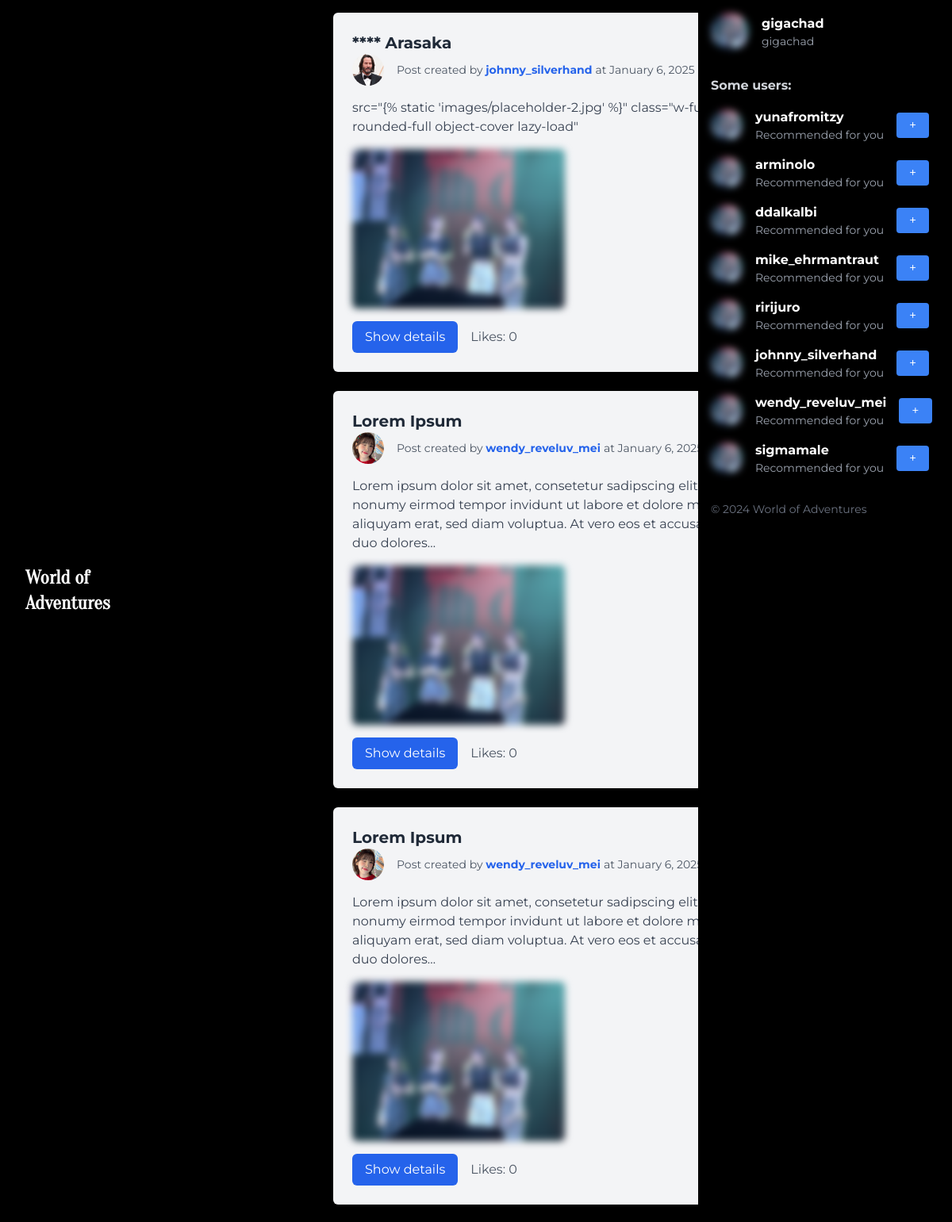
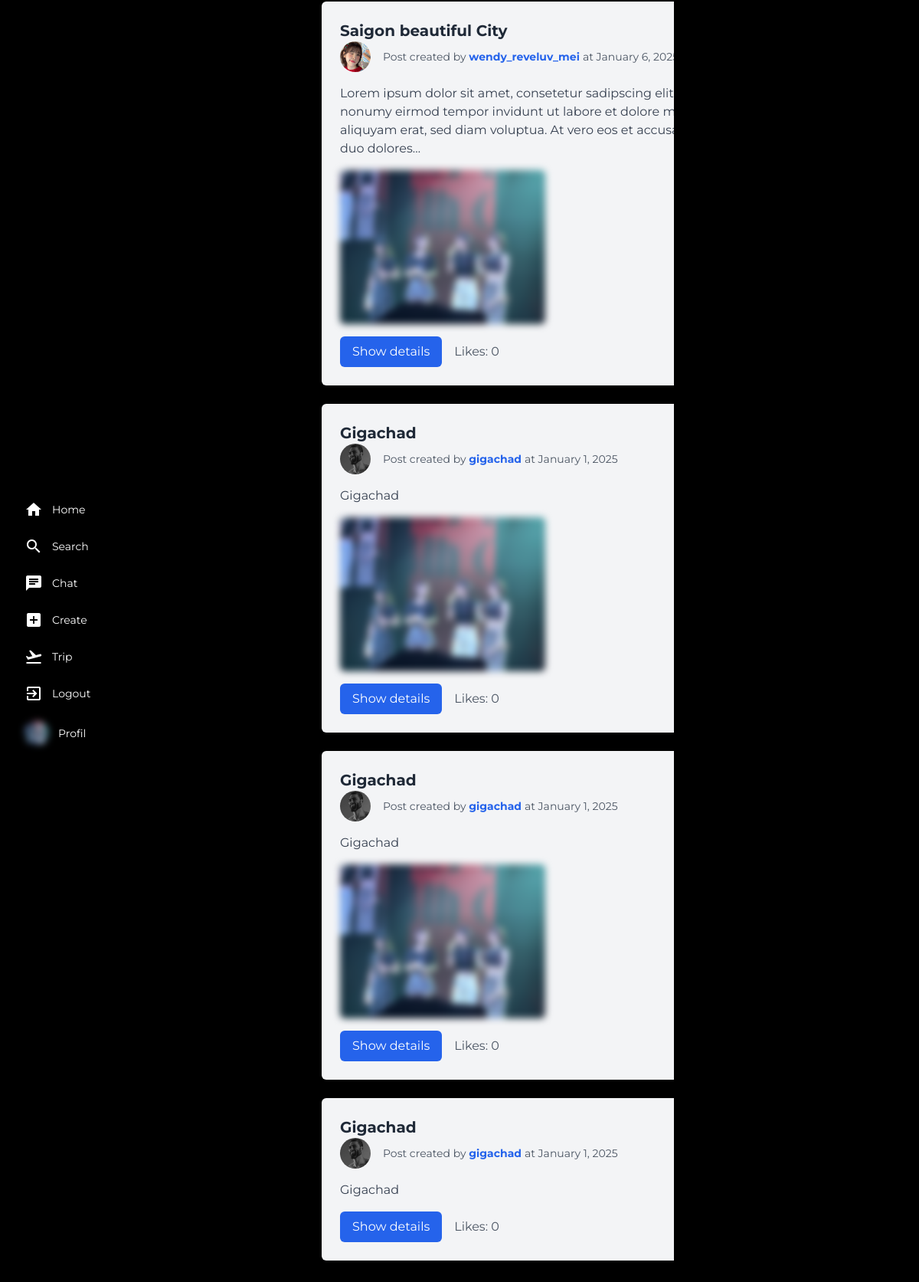
Page / (signed in) on the committed database (2 pictures, top to bottom).
### post/models.py (models this page shows, shortened)
class Post(models.Model):
    author = models.ForeignKey(
        CustomUser,  # User
        on_delete=models.CASCADE,  # If user delete post, everything will be deleted from the column
        related_name="posts"
    )
    title = models.CharField(max_length=256)
    content = models.TextField()
    tags = models.ManyToManyField(Tag, blank=True, related_name='posts')
    created_at = models.DateTimeField(auto_now_add=True)
    updated_at = models.DateTimeField(auto_now=True)

class Media(models.Model):
    post = models.ForeignKey(
        'Post',
        on_delete=models.CASCADE,
        related_name='media'
    )
    image = models.ImageField(upload_to='uploads/posts/images/', blank=True, null=True)
    video = models.FileField(upload_to='uploads/posts/videos/', blank=True,
                             null=True)

### authentication/models.py (models this page shows)
class CustomUser(AbstractUser):
    profile_image = models.ImageField(
        upload_to="uploads/profiles/", blank=True, null=True,
        default="uploads/profiles/gigachad.jpg"
    )
    is_moderator = models.BooleanField(default=False)
    bio = models.TextField(blank=True, null=True)  # Assume user wants to add a description like in reddit or instagram
    followers = models.ManyToManyField('self', related_name='following', symmetrical=False)
    def __str__(self):
        return self.username

### authentication/views.py (the view)
# urls.py: path("", landing_page, name="landing_page"),
def landing_page(request):
    posts = Post.objects.all().order_by('-created_at')
    context = {
        'posts': posts,
    }
    return render(request, 'landing_page.html', context)

### authentication/context_processors.py (called while the page is built)
def suggested_users_processor(request):
    if request.user.is_authenticated:
        suggested_users = CustomUser.objects.exclude(id=request.user.id).order_by('?')[:8]
    else:
        suggested_users = []
    return {'suggested_users': suggested_users}

### templates/landing_page.html (shortened to what this page needs)
{% extends 'assets/base.html' %}
{% load static %}
{% block content %}
    {% if request.user.is_authenticated %}
        <div class="max-w-[600px] w-full">
    {% for post in posts %}
    <div class="bg-gray-100 shadow-md rounded-md p-6 mb-6">
        <h2 class="text-xl font-bold text-gray-800">{{ post.title }}</h2>
        <div class="flex items-center space-x-4 mb-4">
            {% if post.author.profile_image %}
                <img src="{{ post.author.profile_image.url }}" alt="{{ post.author.username }}" class="w-10 h-10 rounded-full object-cover">
            {% else %}
                <img src="{% static 'images/placeholder.jpg' %}" alt="Default Profile" class="w-10 h-10 rounded-full object-cover">
            {% endif %}
            <p class="text-sm text-gray-600">
                Post created by
                <a href="/profile/{{ post.author.username }}" class="text-blue-600 font-semibold hover:underline">
                    {{ post.author }}
                </a>
                at {{ post.created_at|date:"F j, Y" }}
            </p>
        </div>
        <div class="mb-4 text-gray-700">
            {{ post.content|truncatechars:200 }}
        </div>
        {% if post.media.exists %}
        <div class="grid grid-cols-1 md:grid-cols-2 gap-4 mb-4">
            {% for media_item in post.media.all %}
                {% if media_item.image %}
                    <img src="{% static 'images/placeholder-2.jpg' %}"
                         data-src="{{ media_item.image.url }}" alt="Post Image" class="w-full h-auto rounded-md lazy-load">
                {% elif media_item.video %}
                    <video controls class="w-full rounded-md">
                        <source src="{{ media_item.video.url }}" type="video/mp4">
                        Your browser does not support the video tag.
                    </video>
                {% endif %}
            {% endfor %}
        </div>
        {% endif %}
        <div class="flex space-x-4 items-center">
            <a href="{% url 'post_detail' post.id %}" class="bg-blue-600 text-white px-4 py-2 rounded-md hover:bg-blue-700">
                Show details
            </a>
            <p class="text-gray-600">Likes: {{ post.likes.count }}</p>
        </div>
    </div>
    {% endfor %}
</div>
    {% endif %}
{% endblock %}

### templates/assets/base.html (shortened to what this page needs)
{% load static %}
<!doctype html>
<html lang="en">
<head>
    <link rel="stylesheet" href="{% static 'css/output.css' %}">
</head>
<body class="bg-gray-100 font-main">
    <main {% if request.user.is_authenticated %} class="flex h-screen bg-black text-white" {% endif %}>
        {% if request.user.is_authenticated %}
            <nav
                    class="bg-black fixed md:w-60 md:h-full bottom-0 md:bottom-auto md:fixed md:left-0 w-full md:p-4 p-2 flex md:flex-col justify-around items-center md:items-start text-sm"
                >
                    <div class="hidden md:block mb-6 text-2xl font-bold px-4 font-giga">
                        <a href="/">World of Adventures</a>
                    </div>
                    <ul class="flex md:flex-col w-full justify-evenly md:justify-start md:space-y-6">
                        <li>
                            <a href="/" class="flex items-center space-x-3 md:px-4 hover:text-gray-300">
                                <span class="material-icons">home</span>
                                <span class="hidden md:inline">Home</span>
                            </a>
                        </li>
                        <li>
                            <a href="/search" class="flex items-center space-x-3 md:px-4 hover:text-gray-300">
                                <span class="material-icons">search</span>
                                <span class="hidden md:inline">Search</span>
                            </a>
                        </li>
                        <li>
                            <a href="/chatlist/{{ request.user.username }}" class="flex items-center space-x-3 md:px-4 hover:text-gray-300">
                                <span class="material-icons">chat</span>
                                <span class="hidden md:inline">Chat</span>
                            </a>
                        </li>
                        <li>
                            <a href="{% url 'create_post' %}" class="flex items-center space-x-3 md:px-4 hover:text-gray-300">
                                <span class="material-icons">add_box</span>
                                <span class="hidden md:inline">Create</span>
                            </a>
                        </li>
                        <li>
                            <a href="/create" class="flex items-center space-x-3 md:px-4 hover:text-gray-300">
                                <span class="material-icons">flight_takeoff</span>
                                <span class="hidden md:inline">Trip</span>
                            </a>
                        </li>
                        <li>
                            <a href="{% url 'logout' %}" class="flex items-center space-x-3 md:px-4 hover:text-gray-300">
                                <span class="material-icons">exit_to_app</span>
                                <span class="hidden md:inline">Logout</span>
                            </a>
                        </li>
                        <li>
                            <a href="/profile/{{ request.user.username }}" class="flex items-center space-x-3 md:px-4 hover:text-gray-300">
                                {% if request.user.profile_image.url != None %}
                                    <img src="{% static 'images/placeholder-2.jpg' %}" data-src="{{ request.user.profile_image.url }}" alt="Profil" class="w-8 h-8 rounded-full lazy-load">
                                {% else %}
                                    <img src="{% static 'images/placeholder-2.jpg' %}" data-src="{% static 'images/placeholder-2.jpg' %}" alt="Profil" class="w-8 h-8 rounded-full lazy-load">
                                {% endif %}
                                <span class="hidden md:inline">Profil</span>
                            </a>
                        </li>
                    </ul>
                </nav>
        {% endif %}
        <section {% if request.user.is_authenticated %} class="flex-1 flex justify-center items-start p-4 md:ml-60 overflow-auto" {% endif %}>
            {% block content %}{% endblock %}
        </section>
        {% if request.user.is_authenticated %}
        <aside class="hidden lg:block lg:w-80 p-4 bg-black fixed right-0 h-full">
        <div class="flex items-center space-x-4 mb-8">
            <a href="/profile/{{ request.user.username }}">
                {% if request.user.profile_image.url != None %}
                    <img src="{% static 'images/placeholder-2.jpg' %}" data-src="{{ request.user.profile_image.url }}" alt="Profil" class="w-12 h-12 rounded-full object-cover lazy-load">
                {% else %}
                    <img src="{% static 'images/placeholder-2.jpg' %}" data-src="{% static 'images/placeholder-2.jpg' %}" alt="Profil" class="w-12 h-12 rounded-full object-cover lazy-load">
                {% endif %}
            </a>
            <div>
                <a href="/profile/{{ request.user.username }}">
                    <p class="font-bold">{{ request.user.username }}</p>
                </a>
                <p class="text-gray-400 text-sm">{{ request.user.username }}</p>
            </div>
        </div>
        <div>
            <h2 class="font-bold text-gray-300 mb-4">Some users:</h2>
            <ul class="space-y-4">
                 {% for gyatt in suggested_users %}
                    <li class="flex items-center justify-between mb-4">
                        <div class="flex items-center space-x-4">
                            <a href="/profile/{{ gyatt.username }}" title="{{ gyatt.username }}">
                                <img
                                    src="{% static 'images/placeholder-2.jpg' %}"
                                    data-src="{% if gyatt.profile_image %}{{ gyatt.profile_image.url }}{% else %}/static/images/default.jpg{% endif %}"
                                    alt="{{ gyatt.username }}"
                                    class="w-10 h-10 rounded-full object-cover lazy-load"
                                />
                            </a>
                            <div>
                                <a href="/profile/{{ gyatt.username }}" title="{{ gyatt.username }}">
                                    <p class="text-white font-bold">{{ gyatt.username }}</p>
                                </a>
                                <p class="text-gray-400 text-sm">Recommended for you</p>
                            </div>
                            <button class="follow-btn px-4 py-1 text-white bg-blue-500 rounded hover:bg-blue-600">
                                +
                            </button>
                        </div>
                    </li>
                {% endfor %}
            </ul>
        </div>
        <footer class="mt-8 text-gray-500 text-sm">
            <p class="mt-2">&copy; 2024 World of Adventures</p>
        </footer>
    </aside>
        {% endif %}
    </main>
</body>
</html>

### rows in the picture
Post: title "**** Arasaka", author.profile_image (picture), author "johnny_silverhand", created_at "January 6, 2025", content "src=\"{% static 'images/placeholder-2.jpg' %}\" class=\"w-full h-full rounded-full object-cover lazy-load\"", likes.count "0"
Post: title "Lorem Ipsum", author.profile_image (picture), author "wendy_reveluv_mei", created_at "January 6, 2025", content "Lorem ipsum dolor sit amet, consetetur sadipscing elitr, sed diam nonumy eirmod tempor invidunt ut labore et dolore magna aliquyam erat, sed diam voluptua. At vero eos et accusam et justo duo dolores…", likes.count "0"
Post: title "Lorem Ipsum", author.profile_image (picture), author "wendy_reveluv_mei", created_at "January 6, 2025", content "Lorem ipsum dolor sit amet, consetetur sadipscing elitr, sed diam nonumy eirmod tempor invidunt ut labore et dolore magna aliquyam erat, sed diam voluptua. At vero eos et accusam et justo duo dolores…", likes.count "0"
Post: title "Saigon beautiful City", author.profile_image (picture), author "wendy_reveluv_mei", created_at "January 6, 2025", content "Lorem ipsum dolor sit amet, consetetur sadipscing elitr, sed diam nonumy eirmod tempor invidunt ut labore et dolore magna aliquyam erat, sed diam voluptua. At vero eos et accusam et justo duo dolores…", likes.count "0"
Post: title "Gigachad", author.profile_image (picture), author "gigachad", created_at "January 1, 2025", content "Gigachad", likes.count "0"
Post: title "Gigachad", author.profile_image (picture), author "gigachad", created_at "January 1, 2025", content "Gigachad", likes.count "0"
Post: title "Gigachad", author.profile_image (picture), author "gigachad", created_at "January 1, 2025", content "Gigachad", likes.count "0"
CustomUser: user.username "gigachad"
CustomUser: username "yunafromitzy"
CustomUser: username "arminolo"
CustomUser: username "ddalkalbi"
CustomUser: username "mike_ehrmantraut"
CustomUser: username "ririjuro"
CustomUser: username "johnny_silverhand"
CustomUser: username "wendy_reveluv_mei"
CustomUser: username "sigmamale"
